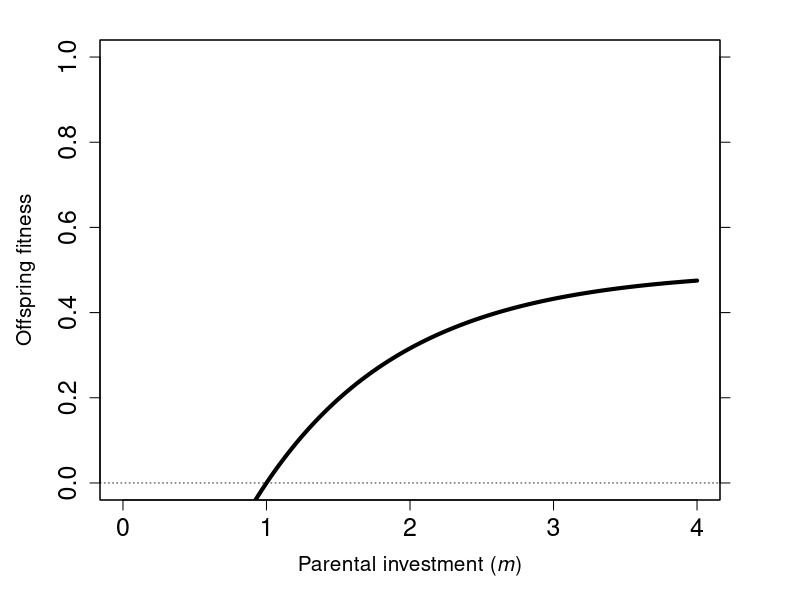
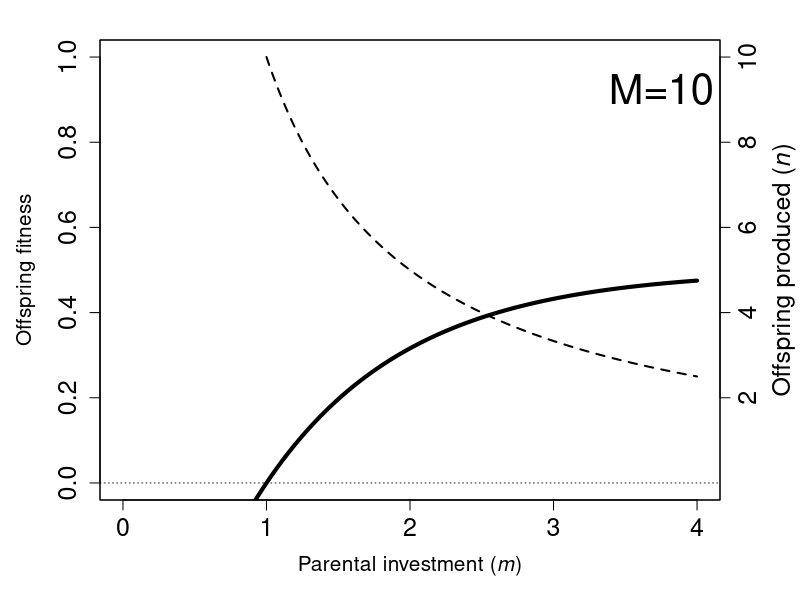
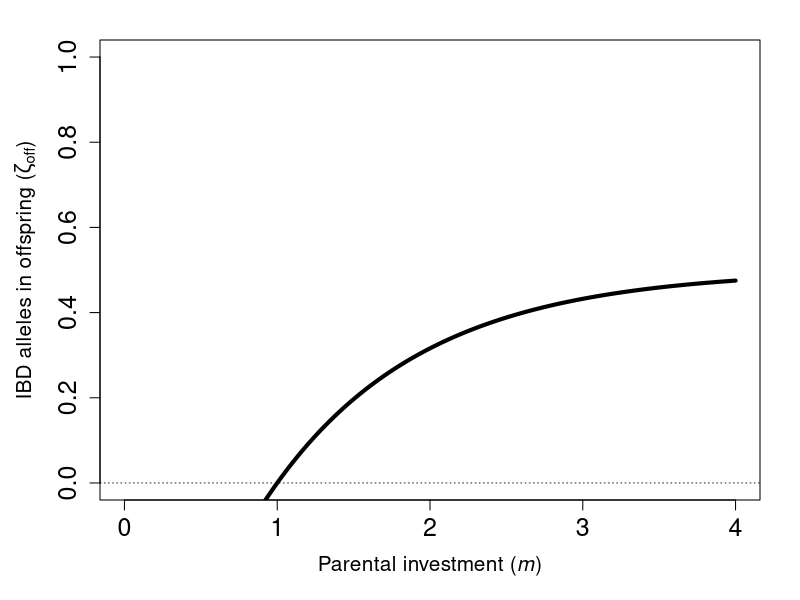

Write R code to recreate these figures, in order. (Note: this script raises an error after producing the figures.)
## ---- chunk 1
OffATr <- function(r, m, mmin=1, Beta=1, c=1){
    return( (1/2)*(1+r) * (1 - exp(-c*(m - mmin - Beta*r)) ));
}
PI  <- seq(from=0,to=4,by=0.01);
All <- OffATr(r=0, m=PI, mmin=1, Beta=0, c=1);
par(mar=c(5,5,2,4));
plot(PI,All,type="l",lwd=4,ylim=c(0,1),xlim=c(0,4),
     xlab=expression(paste("Parental investment (",italic(m),")")),
     ylab=expression(paste("Offspring fitness")),
     cex.lab=1.25,cex.axis=1.5);
par(new=TRUE);
plot(x=PI,y=10/PI,ylim=c(0,10),lwd=0,xaxt="n",yaxt="n",
     xlab="",ylab="",lty="dashed",type="l",col="white");
axis(4, cex.axis=0.01, col.axis="black");
mtext(text=expression(paste("Offspring produced (",italic(n),")")),
      side=4,line=3, cex=1.5, col="white");
abline(h=0,lty="dotted",lwd=0.8);
## ---- chunk 2
OffATr <- function(r, m, mmin=1, Beta=1, c=1){
    return( (1/2)*(1+r) * (1 - exp(-c*(m - mmin - Beta*r)) ));
}
PI  <- seq(from=0,to=4,by=0.01);
All <- OffATr(r=0, m=PI, mmin=1, Beta=0, c=1);
par(mar=c(5,5,2,4));
plot(PI,All,type="l",lwd=4,ylim=c(0,1),xlim=c(0,4),
     xlab=expression(paste("Parental investment (",italic(m),")")),
     ylab=expression(paste("Offspring fitness")),
     cex.lab=1.25,cex.axis=1.5);
par(new=TRUE);
plot(x=PI[PI>=1],y=10/PI[PI>=1],ylim=c(0,10),lwd=2,xaxt="n",yaxt="n",xlim=c(0,4),
     xlab="",ylab="",lty="dashed",type="l",col="black");
axis(4, cex.axis=1.5, col.axis="black", at=c(2,4,6,8,10));
mtext(text=expression(paste("Offspring produced (",italic(n),")")),
      side=4,line=3, cex=1.5, col="black");
text(x=3.75,y=9.25,labels="M=10",cex=2.5);
abline(h=0,lty="dotted",lwd=0.8);
## ---- chunk 3
# Below is a function of the general equation for plotting
OffATr <- function(r, m, mmin=1, Beta=1, c=1){
    return( (1/2)*(1+r) * (1 - exp(-c*(m - mmin - Beta*r)) ));
}
PI  <- seq(from=0,to=4,by=0.01);
All <- OffATr(r=0, m=PI, mmin=1, Beta=0, c=1);
par(mar=c(5,5,2,2));
plot(PI,All,type="l",lwd=4,ylim=c(0,1),
  xlab=expression(paste("Parental investment (",italic(m),")")),
  ylab=expression(paste("IBD alleles in offspring (",zeta[off],")")),
  cex.lab=1.25,cex.axis=1.5);
abline(h=0,lty="dotted",lwd=0.8);
## ---- chunk 4
# Below is fmd for analysis and plotting
OffATrd <- function(r, m, mmin=1, Beta=1, c=1){
    return(  0.5 * (1 + r) * (exp(-c * (m - mmin - Beta * r)) * c)  );
    # Also can simplify: return(  (c/2)*(1+r)*exp(-c*(m-mmin-Beta*r))  );
} # We'll need the above to find m^{*} and \gamma^{*} 
# To find m^{*}, can use the function below
findm <- function(low.guess,high.guess,rval,mmin=1,Beta=1,c=1){
  fm  <- function(m,r=rval){ 
           OffATrd(r=rval, mmin=mmin, Beta=Beta, m=m, c=c)*(0-m) + 
             OffATr(r=rval, mmin=mmin, Beta=Beta, m=m, c=c);
         }
  lg  <- fm(m=low.guess, r=rval);
  hg  <- fm(m=high.guess,r=rval);
  if(lg > 0){
    u <- low.guess;
    l <- high.guess;
  }else{
    u <- high.guess;
    l <- low.guess;
  }
  if((fm(l) > 0 & fm(u) > 0) | (fm(l) < 0 & fm(u) < 0)){
    return("Value of m is outside the range");
  }else{
    check  <- 1;
    mguess <- 0.5 * (l+u);
    i      <- 0;
    while(abs(check) > 0.000001 & i < 1000000){
        check <- fm(r=rval, m=mguess);
        if(check > 0){
          u      <- mguess;
          mguess <- 0.5*(l+mguess); 
        }else{
          l      <- mguess;
          mguess <- 0.5*(u+mguess);
        }
        i <- i+1;
    }
    return(mguess);
  }
} # Running the below returns the estimate
fm  <- expression(zeta[off] == frac(1,2)*(1+r)*(1-e^{(-c*(m-m[min]-beta*r))}));
inputPanel(
    
  sliderInput("rval", label = "Relatedness", width="100%",
              min = 0.0, max = 1, value = 0, step = 0.05), 
    
  sliderInput("cval", label = "PI curve", width="100%",
              min = 0.0, max = 3, value = 1, step=0.2),
  
  sliderInput("mmin", label = "Minimum m value", width="100%",
              min = 0.0, max = 2, value = 1, step = 0.1),
  
  sliderInput("Beta", label = "Inbreeding depression", 
              width="100%", min = 0.0, max = 5, value = 0, step = 0.2)
)

renderPlot({
  cc  <- as.numeric(input$cval);
  mm  <- as.numeric(input$mmin);
  bb  <- as.numeric(input$Beta);
  rr  <- as.numeric(input$rval);
  rmm <- findm(low.guess=0,high.guess=6,rval=rr,mmin=mm,Beta=bb,c=cc);
  mzt <- OffATr(r=rr, m=rmm, mmin=mm, Beta=bb, c=cc);
  rmg <- mzt / rmm;    
  PI  <- seq(from=0,to=4,by=0.01);
  All <- OffATr(r=rr, m=PI, mmin=mm, Beta=bb, c=cc);
  par(mar=c(5,5,2,2));
  plot(PI,All,type="l",lwd=4,ylim=c(0,1),
     xlab=expression(paste("Parental investment (",italic(m),")")),
     ylab=expression(paste("IBD alleles in offspring (",zeta[off],")")),
     cex.lab=1.5,cex.axis=1.5);
  abline(h=0,lty="dotted",lwd=0.8);
  abline(a=0,b=rmg,lty="solid", lwd=2,col="blue");
  arrows(x0=rmm,y0=mzt/2,x1=rmm,y1=0,length = 0.15,angle=30,code=2,lwd=3,col="blue");
  text(x=rmm,y=0.5*mzt+0.07,labels=expression(paste(italic(m)^"*")),col="blue",cex=2);
  text(x=1,y=0.8,fm,cex=2);
  text(x=0.5,y=rmg*0.5+0.07,labels=expression(paste(italic(gamma^"*"))),
       srt=rmg,cex=2,col="blue");
})

## ---- chunk 5
bss <- seq(from=0.5,to=5,by=0.25);
gamz <- function(rvl,betas,mmin=1,c=1){
    mvl <- rep(0,length(betas));
    gam <- rep(0,length(betas));
    for(i in 1:length(bss)){
        mvl[i] <- findm(low.guess=0,high.guess=10,rval=rvl,mmin=1,Beta=betas[i],c=1);
        gam[i] <- OffATr(r=rvl, m=mvl[i], mmin=1, Beta=betas[i], c=1) / mvl[i];
    }
    return(list(mvl=mvl,gam=gam));
}
rg000 <- gamz(rvl=0.000,betas=bss);
rg125 <- gamz(rvl=0.125,betas=bss);
rg250 <- gamz(rvl=0.250,betas=bss);
rg500 <- gamz(rvl=0.500,betas=bss);
#----------------------------------------------------------------
par(mar=c(5,5,2,1),lwd=2);
plot(x=bss,y=rg000$mvl,type="l",lwd=2,ylim=c(2,6),pch=1.5,
     xlab=expression(paste("Inbreeding depression (",beta,")")),
     ylab=expression(paste("Optimum parental investment (",italic(m),"*)")),
     cex.lab=1.5,cex.axis=1.5);
points(x=bss,y=rg125$mvl,type="l",lwd=2);
points(x=bss,y=rg250$mvl,type="l",lwd=2);
points(x=bss,y=rg500$mvl,type="l",lwd=2);
text(x=bss[17],y=rg000$mvl[17]+0.15,labels="r=0",srt=-0,cex=1.25);
text(x=bss[17],y=rg125$mvl[17]+0.15,labels="r=1/8",srt=6,cex=1.25);
text(x=bss[17],y=rg250$mvl[17]+0.15,labels="r=1/4",srt=12,cex=1.25);
text(x=bss[17],y=rg500$mvl[17]+0.15,labels="r=1/2",srt=22,cex=1.25);
## ---- chunk 6
par(mar=c(5,5,0.25,1),lwd=2);
plot(x=bss,y=rg000$gam,type="l",lwd=2,ylim=c(0.12,0.22),pch=1.5,yaxt="n",
     xlab=expression(paste("Inbreeding depression (",beta,")")),
     ylab=expression(paste("Rate of fitness increase (",gamma,"*)")),
     cex.lab=1.5,cex.axis=1.5);
axis(side=2,at=c(0.12,0.16,0.20),cex.axis=1.5);
points(x=bss,y=rg125$gam,type="l",lwd=2);
points(x=bss,y=rg250$gam,type="l",lwd=2);
points(x=bss,y=rg500$gam,type="l",lwd=2);
text(x=bss[17],y=rg000$gam[17]+0.003,labels="r=0",srt=-0,cex=1.25);
text(x=bss[17],y=rg125$gam[17]+0.003,labels="r=1/8",srt=-6,cex=1.25);
text(x=bss[17],y=rg250$gam[17]+0.003,labels="r=1/4",srt=-12,cex=1.25);
text(x=bss[17],y=rg500$gam[17]+0.003,labels="r=1/2",srt=-18,cex=1.25);

## ---- chunk 7
# First the below plots the new figure
bss <- seq(from=0.5,to=5,by=0.25);
gamznokin <- function(rvl,betas,mmin=1,c=1){
    mvl <- rep(0,length(betas));
    gam <- rep(0,length(betas));
    for(i in 1:length(bss)){
        mvl[i] <- findm(low.guess=0,high.guess=10,rval=0,mmin=1,Beta=betas[i],c=1);
        gam[i] <- OffATr(r=rvl, m=mvl[i], mmin=1, Beta=betas[i], c=1) / mvl[i];
    }
    return(list(mvl=mvl,gam=gam));
}
rg000nk <- gamznokin(rvl=0.000,betas=bss);
rg125nk <- gamznokin(rvl=0.125,betas=bss);
rg250nk <- gamznokin(rvl=0.250,betas=bss);
rg500nk <- gamznokin(rvl=0.500,betas=bss);
par(mar=c(5,5,0.25,1),lwd=2);
plot(x=bss,y=rg000nk$gam,type="l",lwd=2,ylim=c(0.12,0.22),pch=1.5,yaxt="n",
     xlab=expression(paste("Inbreeding depression (",beta,")")),
     ylab=expression(paste("Rate of fitness increase (",gamma,")")),
     cex.lab=1.5,cex.axis=1.5);
axis(side=2,at=c(0.12,0.16,0.20),cex.axis=1.5);
points(x=bss,y=rg125nk$gam,type="l",lwd=2);
points(x=bss,y=rg250nk$gam,type="l",lwd=2);
points(x=bss,y=rg500nk$gam,type="l",lwd=2);
text(x=bss[12],y=rg000nk$gam[12]+0.003,labels="r=0",srt=-0,cex=1.25);
text(x=bss[10],y=rg125nk$gam[10]+0.004,labels="r=1/8",srt=-22.5,cex=1.25);
text(x=bss[7],y=rg250nk$gam[7]+0.005,labels="r=1/4",srt=-44,cex=1.25);
text(x=bss[4]+0.08,y=rg500nk$gam[4]+0.004,labels="r=1/2",srt=-60,cex=1.25);
# Next, the below generates a function to find where lines intersect
# Finds the beta at which a particular r value intersects r=0 for fitness
findbeta <- function(high.guess,rval,m=FALSE,mmin=1,c=1){
    low.guess <- 0;
    outbr <- findm(low.guess=0,high.guess=10,rval=0,mmin=mmin,Beta=0,c=c);
    outgm <- OffATr(r=0,m=outbr,mmin=mmin,Beta=0,c=c) / outbr;
    if(m == FALSE){ # If we're not constraining m
        check  <- 1;
        bguess <- 0.5 * high.guess;
        i      <- 0;
        l      <- low.guess
        u      <- high.guess;
        while(abs(check) > 0.000001 & i < 1000000){
            mst   <- findm(low.guess=0,high.guess=10,rval=rval,mmin=mmin,Beta=bguess,c=c);
            gam   <- OffATr(r=rval,m=mst,mmin=mmin,Beta=bguess,c=c) / mst;
            check <- gam - outgm;
            if(check < 0){
                u      <- bguess;
                bguess <- 0.5*(l+bguess); 
            }else{
                l      <- bguess;
                bguess <- 0.5*(u+bguess);
            }
            i <- i+1;
        }
    }else{ #If we are forcing m to a particular value
        check  <- 1;
        bguess <- 0.5 * high.guess;
        i      <- 0;
        l      <- low.guess
        u      <- high.guess;
        while(abs(check) > 0.000001 & i < 1000000){
            gam   <- OffATr(r=rval,m=m,mmin=mmin,Beta=bguess,c=c) / m;
            check <- gam - outgm;
            if(check < 0){
                u      <- bguess;
                bguess <- 0.5*(l+bguess); 
            }else{
                l      <- bguess;
                bguess <- 0.5*(u+bguess);
            }
            i <- i+1;
        }
    }   
    return(bguess);
}
## ---- chunk 8
# Below returns m^{*} for outbreeders and inbreeders, respectively
r00m <- findm(low.guess=0,high.guess=4,rval=0.0,mmin=1,Beta=1,c=1);
r05m <- findm(low.guess=0,high.guess=4,rval=0.5,mmin=1,Beta=1,c=1);
# Below finds the tangent slope, \gamma^{*}
r00g <- OffATr(r=0,   m=r00m, mmin=1, Beta=1, c=1) / r00m;
r05g <- OffATr(r=0.5, m=r05m, mmin=1, Beta=1, c=1) / r05m;
fpair <- expression(0.5*(1+r)*(1-exp(-c*(m-mmin-Beta*r))) - 
                        (r/2)*(1-exp(-c*(z-mmin))),'m');
fpaird <- D(fpair,'m'); # can print fmd to show solution
Offpair <- function(r, m, mmin=1, Beta=1, c=1, m0=r00m){
    direct   <- (1/2)*(1+r) * (1 - exp(-c*(m - mmin - Beta*r)) );
    indirect <- (r/2)*(1-exp(-c*(r00m-mmin)));
    return( direct - indirect);
}
findmpair <- function(low.guess,high.guess,rval,mmin=1,Beta=1,c=1,m0=r00m){
    # Note that derivative of zeta has not changed, only the original f
    fm  <- function(m,r=rval){ 
        OffATrd(r=rval, mmin=mmin, Beta=Beta, m=m, c=c)*(0-m) + 
            Offpair(r=rval, mmin=mmin, Beta=Beta, m=m, c=c, m0=m0);
    }
    lg  <- fm(m=low.guess, r=rval);
    hg  <- fm(m=high.guess,r=rval);
    if(lg > 0){
        u <- low.guess;
        l <- high.guess;
    }else{
        u <- high.guess;
        l <- low.guess;
    }
    if((fm(l) > 0 & fm(u) > 0) | (fm(l) < 0 & fm(u) < 0)){
        return("Value of m is outside the range");
    }else{
        check  <- 1;
        mguess <- 0.5 * (l+u);
        i      <- 0;
        while(abs(check) > 0.000001 & i < 1000000){
            check <- fm(r=rval, m=mguess);
            if(check > 0){
                u      <- mguess;
                mguess <- 0.5*(l+mguess); 
            }else{
                l      <- mguess;
                mguess <- 0.5*(u+mguess);
            }
            i <- i+1;
        }
        return(mguess);
    }
} # Running the below returns the
bss <- seq(from=0.5,to=5,by=0.25);
gamzp <- function(rvl,betas,mmin=1,c=1,m0=r00m){
    mvl <- rep(0,length(betas));
    gam <- rep(0,length(betas));
    for(i in 1:length(bss)){
        mvl[i] <- findmpair(low.guess=0,high.guess=10,rval=rvl,
                            mmin=1,Beta=betas[i],c=1,m0=r00m);
        gam[i] <- Offpair(r=rvl,m=mvl[i],mmin=1,Beta=betas[i],c=1,m0=m0) / mvl[i];
    }
    return(list(mvl=mvl,gam=gam));
}
rg000p <- gamzp(rvl=0.000,betas=bss);
rg125p <- gamzp(rvl=0.125,betas=bss);
rg250p <- gamzp(rvl=0.250,betas=bss);
rg500p <- gamzp(rvl=0.500,betas=bss);
#----------------------------------------------------------------
par(mar=c(1,5,2,1),lwd=2);
plot(x=bss,y=rg000p$mvl,type="l",lwd=2,ylim=c(2,6),pch=1.5,xaxt="n",
     xlab=expression(paste("Inbreeding depression (",beta,")")),
     ylab=expression(paste("Optimum parental investment (",italic(m),"*)")),
     cex.lab=1.5,cex.axis=1.5);
points(x=bss,y=rg125p$mvl,type="l",lwd=2);
points(x=bss,y=rg250p$mvl,type="l",lwd=2);
points(x=bss,y=rg500p$mvl,type="l",lwd=2);
points(x=bss,y=rg125$mvl,type="l",lwd=2,lty="dotted",col="grey30");
points(x=bss,y=rg250$mvl,type="l",lwd=2,lty="dotted",col="grey30");
points(x=bss,y=rg500$mvl,type="l",lwd=2,lty="dotted",col="grey30");
text(x=bss[17],y=rg000p$mvl[17]+0.15,labels="r=0",srt=-0,cex=1.25);
text(x=bss[17],y=rg125p$mvl[17]+0.15,labels="r=1/8",srt=6,cex=1.25);
text(x=bss[17],y=rg250p$mvl[17]+0.15,labels="r=1/4",srt=12,cex=1.25);
text(x=bss[17],y=rg500p$mvl[17]+0.15,labels="r=1/2",srt=18,cex=1.25);
text(x=bss[18],y=rg125$mvl[18]-0.15,labels="r=1/8",srt=6,cex=0.8,col="grey30");
text(x=bss[18],y=rg250$mvl[18]-0.15,labels="r=1/4",srt=12,cex=0.8,col="grey30");
text(x=bss[18],y=rg500$mvl[18]-0.15,labels="r=1/2",srt=18,cex=0.8,col="grey30");
## ---- chunk 9
par(mar=c(5,5,0.25,1),lwd=2);
plot(x=bss,y=rg000p$gam,type="l",lwd=2,ylim=c(0.08,0.22),pch=1.5,yaxt="n",
     xlab=expression(paste("Inbreeding depression (",beta,")")),
     ylab=expression(paste("Rate of fitness increase (",gamma,"*)")),
     cex.lab=1.5,cex.axis=1.5);
axis(side=2,at=c(0.12,0.16,0.20),cex.axis=1.5);
points(x=bss,y=rg125p$gam,type="l",lwd=2);
points(x=bss,y=rg250p$gam,type="l",lwd=2);
points(x=bss,y=rg500p$gam,type="l",lwd=2);
points(x=bss,y=rg125$gam,type="l",lwd=2,lty="dotted",col="grey70");
points(x=bss,y=rg250$gam,type="l",lwd=2,lty="dotted",col="grey70");
points(x=bss,y=rg500$gam,type="l",lwd=2,lty="dotted",col="grey70");
text(x=bss[17],y=rg000p$gam[17]+0.005,labels="r=0",srt=-0,cex=1.25);
text(x=bss[17],y=rg125p$gam[17]+0.005,labels="r=1/8",srt=-4,cex=1.25);
text(x=bss[17],y=rg250p$gam[17]+0.005,labels="r=1/4",srt=-6,cex=1.25);
text(x=bss[17],y=rg500p$gam[17]+0.005,labels="r=1/2",srt=-8,cex=1.25);
text(x=bss[2],y=rg125$gam[2]+0.004,labels="r=1/8",srt=-7,cex=0.8,col="grey70");
text(x=bss[2],y=rg250$gam[2]+0.005,labels="r=1/4",srt=-12,cex=0.8,col="grey70");
text(x=bss[2],y=rg500$gam[2]+0.005,labels="r=1/2",srt=-23,cex=0.8,col="grey70");
## ---- chunk 10
OffATf <- function(f, k, m, B0=1, B1=1, c=1){
    return( (1/2)*(1+(2*k/(1+f))) * (1 - exp(-c*(m - B0 - 2*B1*k)) ));
}
findmf <- function(low.guess,high.guess,kval,fval,B1=1,c=1,B0=1){
  OffATf <- function(m, f=fval, k=kval, B0=1, B1=1, c=1){
    return( (1/2)*(1+(2*k/(1+f))) * (1 - exp(-c*(m - B0 - 2*B1*k)) ));
  }
  OffATff <- function(m, k=kval, f=fval, B0=1, B1=1, c=1){
    return( 0.5 * (1 + (2 * k/(f + 1))) * (exp(-c * (m - B0 - 2 * B1 * k)) * c) );
  }    
  fm <- function(m, f=fval, k=kval, B0=1, B1=1, c=1){
    OffATff(m=m, f=fval, k=kval, B0=B0, B1=B1, c=c)*(0-m) + 
          OffATf(m=m, f=fval, k=kval, B0=B0, B1=B1, c=c);
  }
  lg  <- fm(m=low.guess, k=kval, f=fval);
  hg  <- fm(m=high.guess,k=kval, f=fval);
  if(lg > 0){
    u <- low.guess;
    l <- high.guess;
  }else{
    u <- high.guess;
    l <- low.guess;
  }
  if((fm(l) > 0 & fm(u) > 0) | (fm(l) < 0 & fm(u) < 0)){
    return("Value of m is outside the range");
  }else{
    check  <- 1;
    mguess <- 0.5 * (l+u);
    i      <- 0;
    while(abs(check) > 0.001 & i < 10000){
        check <- fm(k=kval, f=fval, m=mguess);
        if(check > 0){
          u      <- mguess;
          mguess <- 0.5*(l+mguess); 
        }else{
          l      <- mguess;
          mguess <- 0.5*(u+mguess);
        }
        i <- i+1;
    }
    return(mguess);
  }
} # Running the below returns the estimate
PI         <- seq(from=0,to=4,by=0.01);
imopt.f000 <- findmf(low.guess=0,high.guess=4,kval=0.25,fval=0.0, B1=1);
imopt.f025 <- findmf(low.guess=0,high.guess=4,kval=0.25,fval=0.25, B1=1);
itang.f000 <- OffATf(m=imopt.f000, f=0, k=0.25, B0=1, B1=1, c=1) / imopt.f000;
itang.f025 <- OffATf(m=imopt.f025, f=0.25, k=0.25, B0=1, B1=1, c=1) / imopt.f025;
omopt.f000 <- findmf(low.guess=0,high.guess=4,kval=0.0,fval=0.0, B1=1);
omopt.f025 <- findmf(low.guess=0,high.guess=4,kval=0.0,fval=0.25, B1=1);
otang.f000 <- OffATf(m=omopt.f000, f=0, k=0.0, B0=1, B1=1, c=1) / omopt.f000;
otang.f025 <- OffATf(m=omopt.f025, f=0.25, k=0.0, B0=1, B1=1, c=1) / omopt.f025;
Alleles_IBD_f000 <- OffATf(k=0.25, f=0.0, m=PI, B0=1, B1=1, c=1);
par(mar=c(5,5,2,2));
plot(PI,Alleles_IBD_f000,type="l",lwd=1,ylim=c(0,1),lty="solid",
     xlab=expression(paste("Parental investment (",italic(m),")")),
     ylab=expression(paste("IBD alleles in offspring (",zeta[off],")")),
     cex.lab=1.5,cex.axis=1.5);
abline(h=0,lty="dotted",lwd=0.8);
Alleles_IBD_f025 <- OffATf(k=0.25, f=0.25, m=PI, B0=1, B1=1, c=1);
abline(b=itang.f000,a=0,lty="solid",lwd=0.5,col="grey40");
abline(b=itang.f025,a=0,lty="solid",lwd=0.5,col="grey40");
polygon(x=c(PI,rev(PI)),y=c(Alleles_IBD_f000,rev(Alleles_IBD_f025)),col="grey70",border=NA);
points(PI,Alleles_IBD_f025,type="l",lwd=1,col="black",lty="solid");
points(PI,Alleles_IBD_f000,type="l",lwd=1,col="black",lty="solid");
yof000 <- OffATf(k=0.25, f=0.0,  m=imopt.f000, B0=1, B1=1, c=1);
yof025 <- OffATf(k=0.25, f=0.25, m=imopt.f025, B0=1, B1=1, c=1);
xline  <- seq(from=1,to=imopt.f000,by=0.001);
points(x=xline,y=rep(yof000,length(xline)),type="l",lwd=1);
points(x=xline,y=rep(yof025,length(xline)),type="l",lwd=1);
yline  <- seq(from=0,to=yof025,by=0.001);
points(x=rep(imopt.f025,length(yline)),y=yline,type="l",lwd=1);
text(x=3.5,y=0.255,labels=expression(paste(italic(m^{"*"}))),cex=1.75);
arrows(x0=3.345,y0=0.205,x1=imopt.f025+0.04,y1=0.01,length = 0.15,angle=30,code=2,lwd=2);
text(x=0.75,y=0.8,labels=expression(paste(italic(f==0))),cex=1.25);
arrows(x0=0.8,y0=0.75,x1=1.1,y1=yof000+0.01,length = 0.15,angle=30,code=2,lwd=2);
text(x=0.67,y=0.35,labels=expression(paste(italic(f==frac(1,4)))),cex=1.25);
arrows(x0=0.87,y0=0.36,x1=1.1,y1=yof025-0.01,length = 0.15,angle=30,code=2,lwd=2);
## ---- chunk 11
fm  <- expression(0.5*(1+r) * (1 - exp(-c*(m-mmin-Beta*r))) * (1-r*Delta),'m');
# We can use the above to differentiate fm wrt `m`
fmd <- D(fm,'m'); # can print fmd to show solution
OffDelta <- function(r, m, mmin=1, Beta=1, c=1, Delta){
    return( 0.5*(1+r) * (1 - exp(-c*(m-mmin-Beta*r))) * (1-r*Delta) );
}
OffDeltad <- function(r, m, mmin=1, Beta=1, c=1, Delta){
    return( 0.5 * (1 + r) * (exp(-c * (m - mmin - Beta * r)) * c)*(1-r*Delta) );
}
findmDelta <- function(low.guess,high.guess,rval,mmin=1,Beta=1,c=1,Delta){
    fm  <- function(m,r=rval, DD=Delta){ 
        OffDeltad(r=rval, mmin=mmin, Beta=Beta, m=m, c=c, Delta=Delta)*(0-m) + 
            OffDelta(r=rval, mmin=mmin, Beta=Beta, m=m, c=c, Delta=Delta);
    }
    lg  <- fm(m=low.guess, r=rval, DD=Delta);
    hg  <- fm(m=high.guess,r=rval, DD=Delta);
    if(lg > 0){
        u <- low.guess;
        l <- high.guess;
    }else{
        u <- high.guess;
        l <- low.guess;
    }
    if((fm(l) > 0 & fm(u) > 0) | (fm(l) < 0 & fm(u) < 0)){
        return("Value of m is outside the range");
    }else{
        check  <- 1;
        mguess <- 0.5 * (l+u);
        i      <- 0;
        while(abs(check) > 0.000001 & i < 1000000){
            check <- fm(r=rval, m=mguess);
            if(check > 0){
                u      <- mguess;
                mguess <- 0.5*(l+mguess); 
            }else{
                l      <- mguess;
                mguess <- 0.5*(u+mguess);
            }
            i <- i+1;
        }
        return(mguess);
    }
} # Running the below returns the estimate
Beta <- 1;
c    <- 1;
mmin <- 1;
rva  <- 0.5;
Delt <- 0; # First show no Delta
Del1 <- OffDelta(m=PI,r=0.5,Delta=Delt, Beta=1);
par(mar=c(5,5,1,1));
plot(x=PI,y=Del1,type="l",lwd=2,ylim=c(0,1),
     xlab=expression(paste("Parental investment (",italic(m),")")),
     ylab=expression(paste("IBD alleles in offspring (",zeta[off],")")),
     cex.lab=1.5,cex.axis=1.5);
d1m <- findmDelta(low.guess=0,high.guess=10,rval=0.5,Delta=Delt);
d1g <- OffDelta(r=rva, mmin=mmin, Beta=Beta, m=d1m, c=c, Delta=Delt) / d1m;
abline(a=0,b=d1g,col="black");
Delt <- 0.5; # Now show significant delta
Del2 <- OffDelta(m=PI,r=0.5,Delta=Delt, Beta=1);
points(x=PI,y=Del2,type="l",lwd=2,ylim=c(0,1),lty="dashed");
d2m <- findmDelta(low.guess=0,high.guess=10,rval=0.5,Delta=Delt);
d2g <- OffDelta(r=rva, mmin=mmin, Beta=Beta, m=d2m, c=c, Delta=Delt) / d2m;
abline(a=0,b=d2g,lty="dashed");

